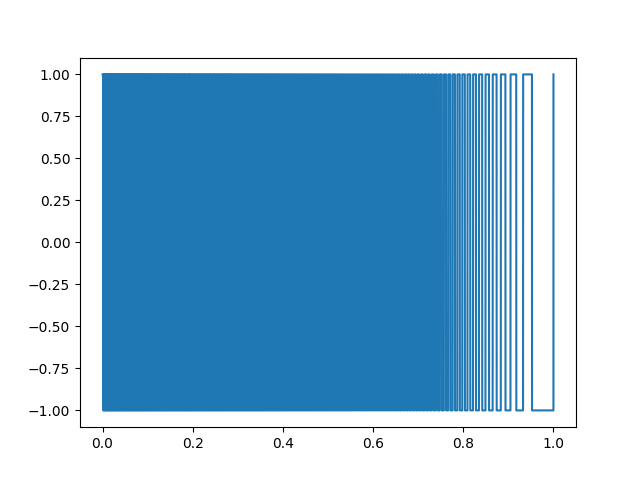

Write the Python code that produced this figure.
from main import *

time = np.linspace(0, 1, sampleRate)
frequency1 = 440
frequency2 = 220
y = scipy.signal.square(2*np.pi*(frequency1+(frequency2-frequency1)*time)*time)
sd.play(y, sampleRate)
wav.write("game_over.wav", sampleRate, y)
plt.plot(time, y)
plt.show()
